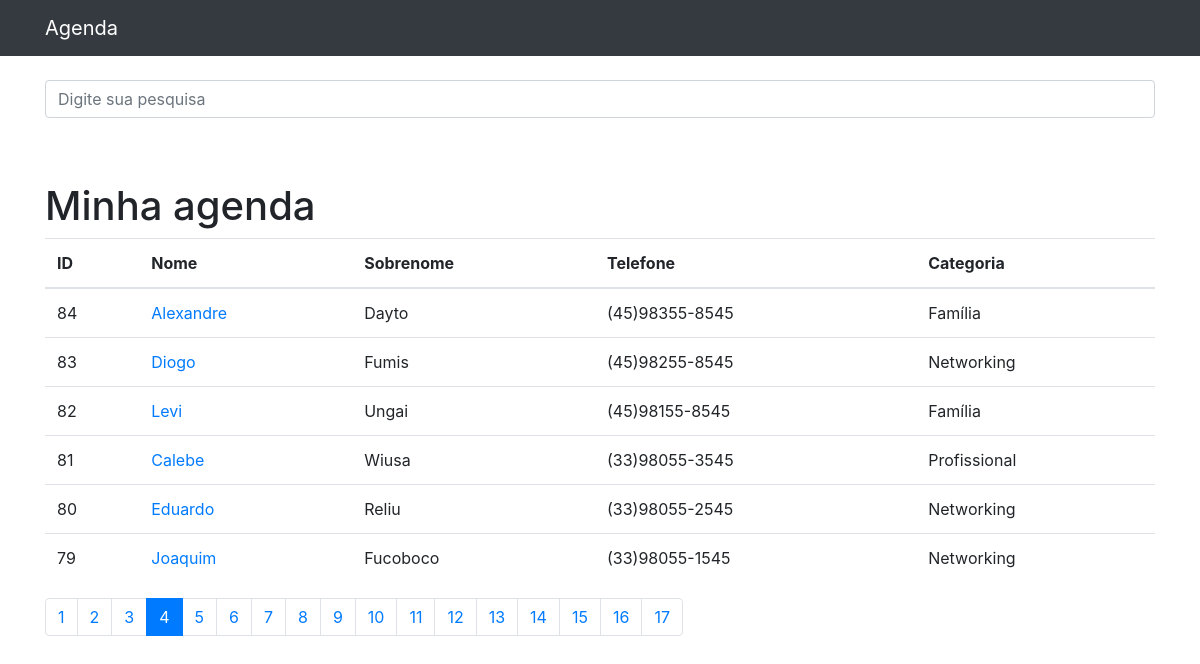
The page /?p=4&termo= on the database its author committed.
### appContatos/models.py (models this page shows, shortened)
class DbTabContatos(models.Model):
    strNome = models.CharField(max_length=255)
    strSobreNome = models.CharField(max_length=255, blank=True)
    strTelefone = models.CharField(max_length=255, blank=True)
    strEmail = models.CharField(max_length=255, blank=True)
    strDataCriacao = models.DateTimeField(default=timezone.now)
    texDescricao = models.TextField(blank=True)
    bolExibir = models.BooleanField(default=True)
    imgFoto = models.ImageField(blank=True, upload_to = 'fotos/%Y/%m')
    strKeyTabCategoria = models.ForeignKey(
        DbTabCategoria, on_delete=models.DO_NOTHING)

class DbTabCategoria(models.Model):
    strNome = models.CharField(max_length=255)
    def __str__(self):
        return self.strNome

### appContatos/views.py (the view)
# urls.py: path('', views.index, name='index'),
def index(request):
    varHtmlContatos = DbTabContatos.objects.order_by('-id').filter(
        bolExibir=True
    )
    paginacao = Paginator(varHtmlContatos, 6)
    page = request.GET.get('p')
    varHtmlContatos = paginacao.get_page(page)
    return render(request, 'appContatos/contatoIndex.html', {
        'passaHtmlContatos': varHtmlContatos,
    })

### appContatos/templates/appContatos/contatoIndex.html (shortened to what this page needs)
{%extends 'tempIndex.html'%}
{%block conteudo%}
<h1 class="mt-5">
  Minha agenda </h1>
  <table class="table">
    <thead>
      <tr>
        <th>ID </th ></th>
        <th>Nome </th ></th>
        <th>Sobrenome </th ></th>
        <th>Telefone </th></th>
        <th>Categoria </th></th>
      </tr>
    </thead>
    <tbody>
      {%for contato in passaHtmlContatos%}
      <tr>
          <td>{{contato.id}}</td>
          <td>
            <a href="{%url 'verContato' contato.id%}">{{contato.strNome}}</a>
          </td>
          <td>{{contato.strSobreNome}}</td>
          <td>{{contato.strTelefone}}</td>
          <td>{{contato.strKeyTabCategoria}}</td>
        </tr>
      {%endfor%}
    </tbody>
  </table>
  <nav aria-label="Page navigation example">
    <ul class="pagination">
      {%for pagina in passaHtmlContatos.paginator.page_range%}
        {%if passaHtmlContatos.number == pagina%}
          <li class="page-item active">
            <a class="page-link" href="?p={{pagina}}&termo={{request.GET.termo}}">
              {{pagina}}
            </a>
          </li>
        {%else%}
          <li class="page-item">
            <a class="page-link" href="?p={{pagina}}&termo={{request.GET.termo}}">
              {{pagina}}
            </a>
          </li>
        {%endif%}
      {%endfor%}
    </ul>
  </nav>
{%endblock%}

### rows shown on the page
DbTabContatos: id "84", strNome "Alexandre", strSobreNome "Dayto", strTelefone "(45)98355-8545", strKeyTabCategoria "Família"
DbTabContatos: id "83", strNome "Diogo", strSobreNome "Fumis", strTelefone "(45)98255-8545", strKeyTabCategoria "Networking"
DbTabContatos: id "82", strNome "Levi", strSobreNome "Ungai", strTelefone "(45)98155-8545", strKeyTabCategoria "Família"
DbTabContatos: id "81", strNome "Calebe", strSobreNome "Wiusa", strTelefone "(33)98055-3545", strKeyTabCategoria "Profissional"
DbTabContatos: id "80", strNome "Eduardo", strSobreNome "Reliu", strTelefone "(33)98055-2545", strKeyTabCategoria "Networking"
DbTabContatos: id "79", strNome "Joaquim", strSobreNome "Fucoboco", strTelefone "(33)98055-1545", strKeyTabCategoria "Networking"

### other values the page prints
{{ pagina }} "1" "2" "3" "5" "6" "7" "8" "9" "10" "11" "12" "13" "14" "15" "16" "17"
{{ pagina }} "4"
